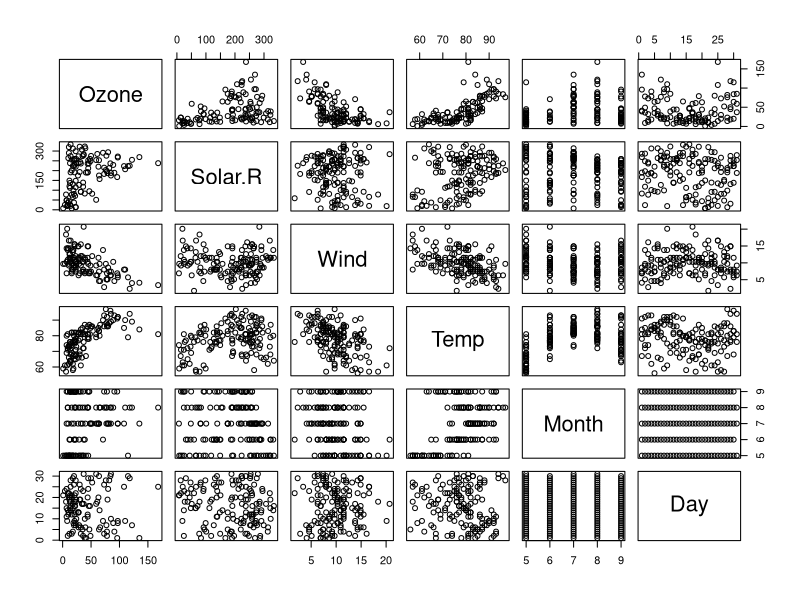
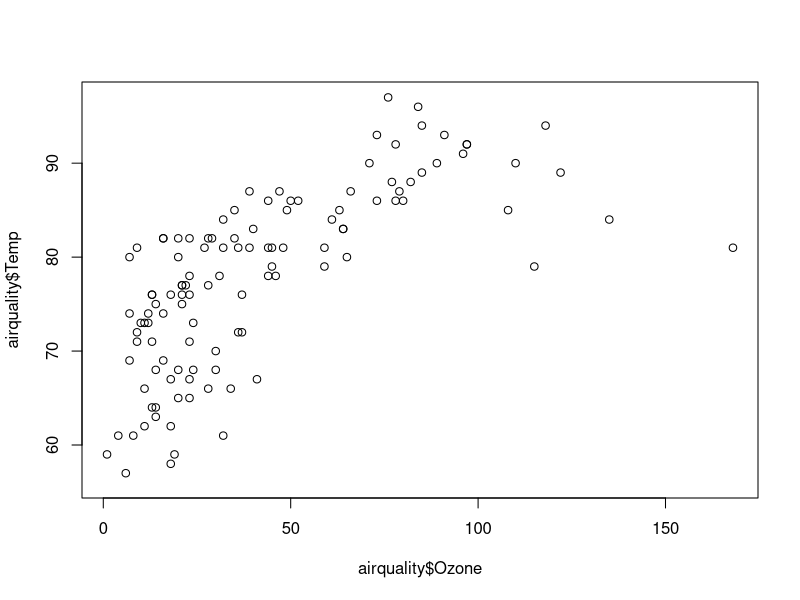
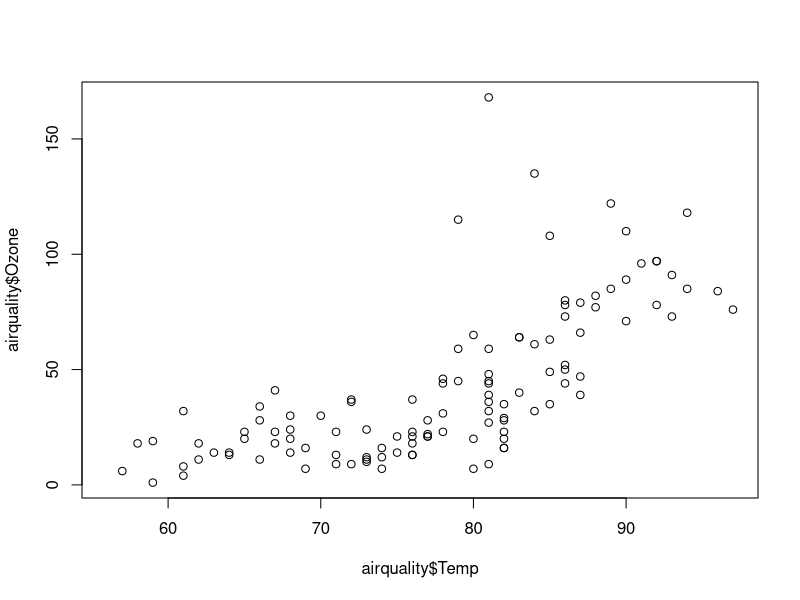
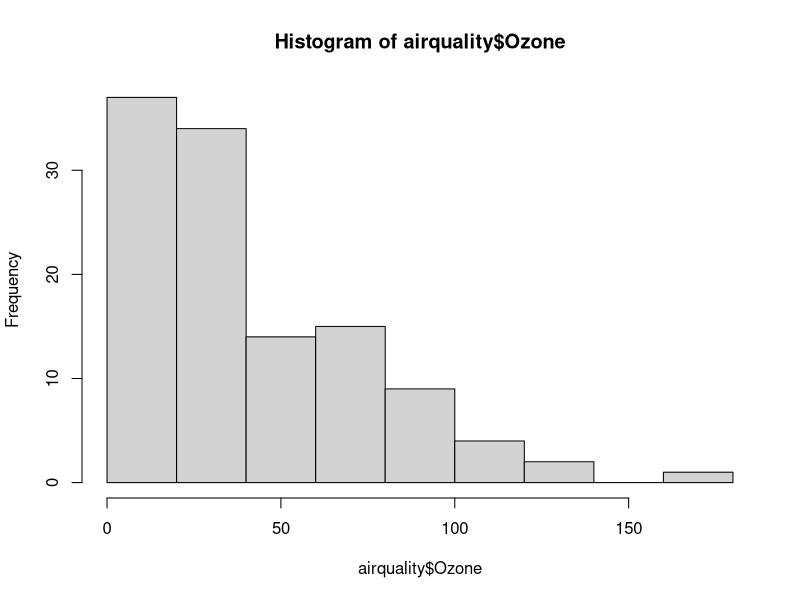
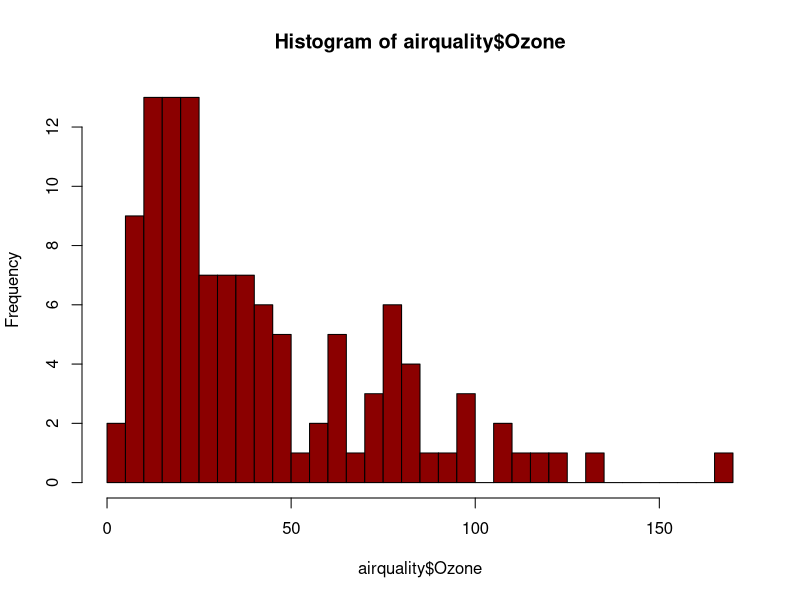
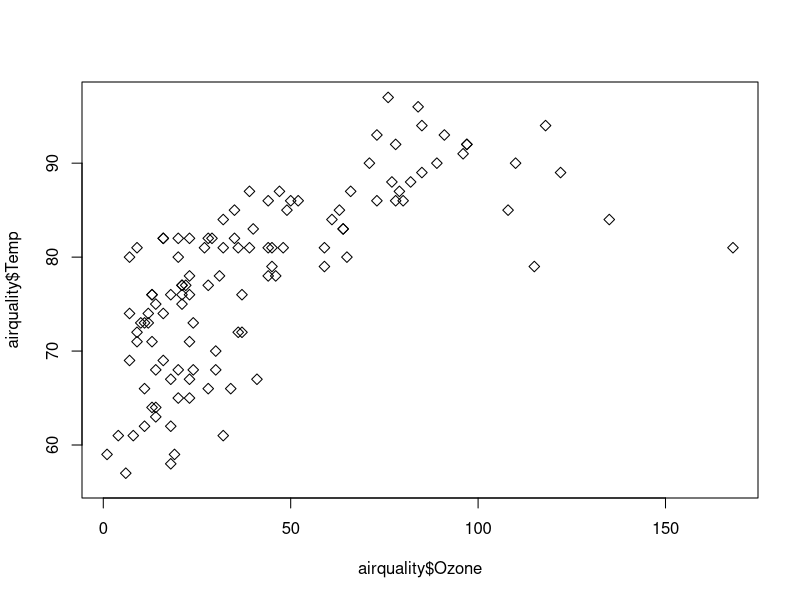
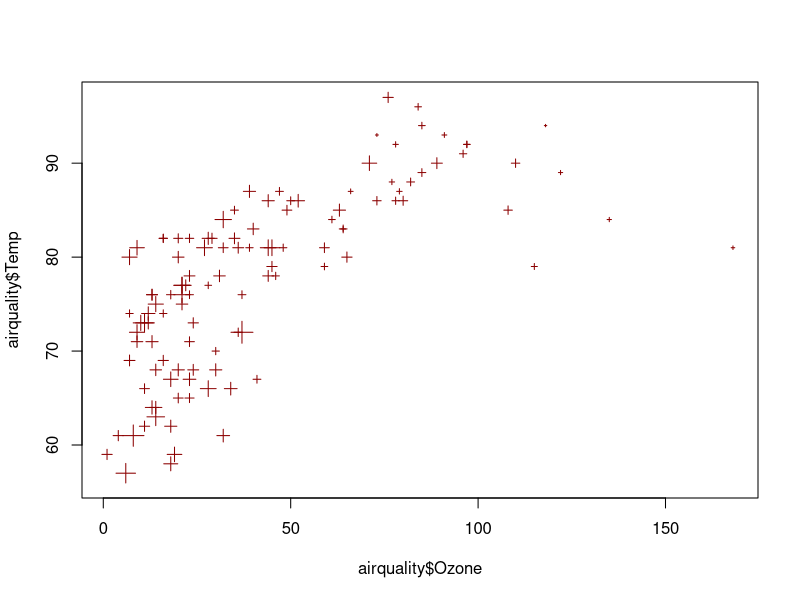
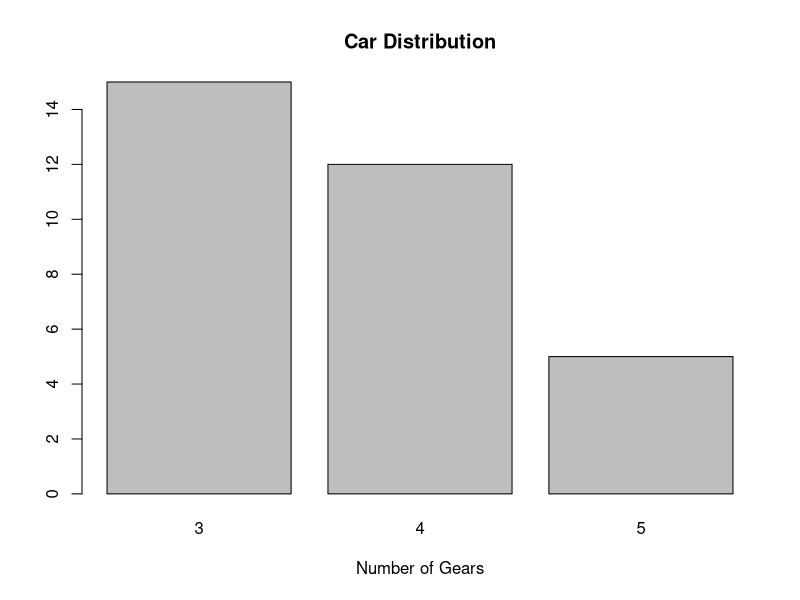

These figures' R source, in order:
## ---- chunk 1
VariableX = "test"
## ---- chunk 2
VariableX
## ---- chunk 3
airquality$Ozone
## ---- chunk 4
airquality[,1]
## ---- chunk 5
pairs(airquality)
## ---- chunk 6
plot(airquality$Ozone, airquality$Temp)
## ---- chunk 7
plot(airquality$Temp , airquality$Ozone)
## ---- chunk 8

hist(airquality$Ozone)
## ---- chunk 9
hist(airquality$Ozone, breaks = 30, col = "darkred")
## ---- chunk 10
plot(airquality$Ozone, airquality$Temp, pch = 5)
## ---- chunk 11
plot(airquality$Ozone, airquality$Temp, pch = 3, cex = airquality$Wind / 10, col = "darkred")
## ---- chunk 12
# Simple Bar Plot 
counts <- table(mtcars$gear)
barplot(counts, main="Car Distribution", 
   xlab="Number of Gears")
# Grouped Bar Plot
counts <- table(mtcars$vs, mtcars$gear)
barplot(counts, main="Car Distribution by Gears and VS",
  xlab="Number of Gears", col=c("darkblue","red"),
  legend = rownames(counts), beside=TRUE)

# Boxplot of MPG by Car Cylinders 
boxplot(mpg~cyl,data=mtcars, main="Car Milage Data", 
   xlab="Number of Cylinders", ylab="Miles Per Gallon")

# Notched Boxplot of Tooth Growth Against 2 Crossed Factors
# boxes colored for ease of interpretation 
boxplot(len~supp*dose, data=ToothGrowth, notch=TRUE, 
  col=(c("gold","darkgreen")),
  main="Tooth Growth", xlab="Suppliment and Dose")
## ---- chunk 13
fit = lm(airquality$Temp~airquality$Ozone)
plot(airquality$Temp~airquality$Ozone)
abline(fit, col = "blue")

fit2 = lm(airquality$Temp~airquality$Ozone + I(airquality$Ozone^2))
